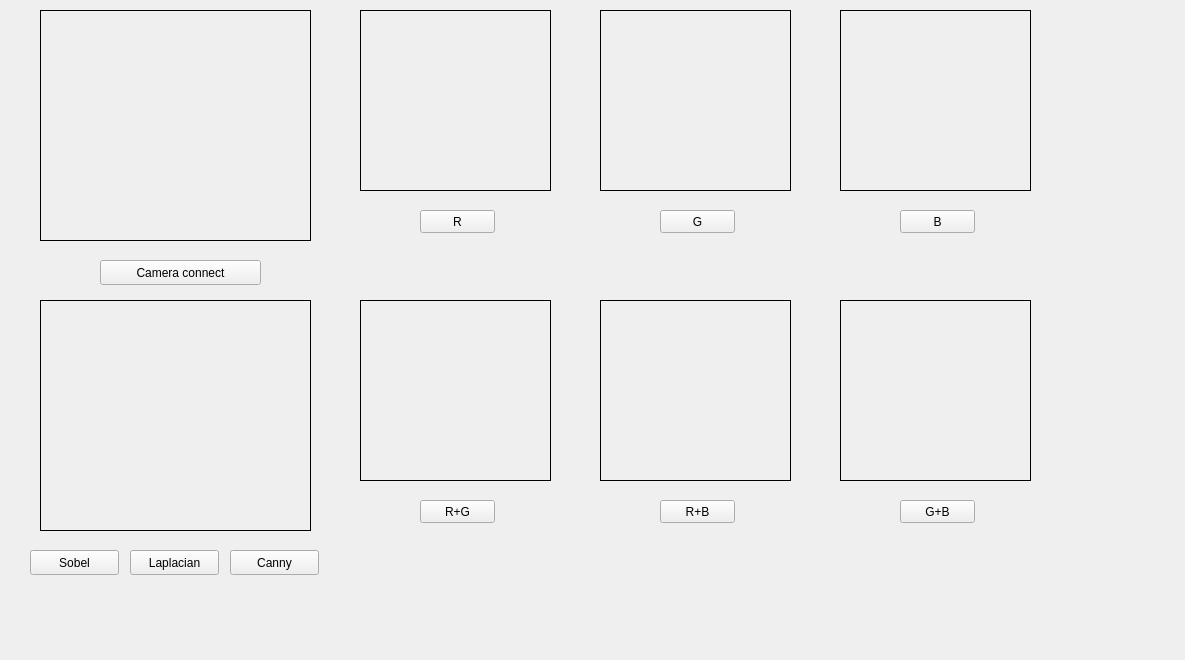
<?xml version="1.0" encoding="UTF-8"?>
<ui version="4.0">
 <class>Form</class>
 <widget class="QWidget" name="Form">
  <property name="geometry">
   <rect>
    <x>0</x>
    <y>0</y>
    <width>1185</width>
    <height>660</height>
   </rect>
  </property>
  <property name="windowTitle">
   <string>Form</string>
  </property>
  <widget class="QPushButton" name="pushButton_3">
   <property name="geometry">
    <rect>
     <x>900</x>
     <y>210</y>
     <width>75</width>
     <height>23</height>
    </rect>
   </property>
   <property name="text">
    <string>B</string>
   </property>
  </widget>
  <widget class="QLabel" name="lbRG">
   <property name="geometry">
    <rect>
     <x>360</x>
     <y>300</y>
     <width>191</width>
     <height>181</height>
    </rect>
   </property>
   <property name="styleSheet">
    <string notr="true">border: 1px solid black</string>
   </property>
   <property name="text">
    <string/>
   </property>
  </widget>
  <widget class="QPushButton" name="pushButton">
   <property name="geometry">
    <rect>
     <x>420</x>
     <y>210</y>
     <width>75</width>
     <height>23</height>
    </rect>
   </property>
   <property name="text">
    <string>R</string>
   </property>
  </widget>
  <widget class="QLabel" name="lbGB">
   <property name="geometry">
    <rect>
     <x>840</x>
     <y>300</y>
     <width>191</width>
     <height>181</height>
    </rect>
   </property>
   <property name="styleSheet">
    <string notr="true">border: 1px solid black</string>
   </property>
   <property name="text">
    <string/>
   </property>
  </widget>
  <widget class="QPushButton" name="pushButton_4">
   <property name="geometry">
    <rect>
     <x>900</x>
     <y>500</y>
     <width>75</width>
     <height>23</height>
    </rect>
   </property>
   <property name="text">
    <string>G+B</string>
   </property>
  </widget>
  <widget class="QLabel" name="lbB">
   <property name="geometry">
    <rect>
     <x>840</x>
     <y>10</y>
     <width>191</width>
     <height>181</height>
    </rect>
   </property>
   <property name="styleSheet">
    <string notr="true">border: 1px solid black</string>
   </property>
   <property name="text">
    <string/>
   </property>
  </widget>
  <widget class="QPushButton" name="pushButton_5">
   <property name="geometry">
    <rect>
     <x>660</x>
     <y>500</y>
     <width>75</width>
     <height>23</height>
    </rect>
   </property>
   <property name="text">
    <string>R+B</string>
   </property>
  </widget>
  <widget class="QLabel" name="lbG">
   <property name="geometry">
    <rect>
     <x>600</x>
     <y>10</y>
     <width>191</width>
     <height>181</height>
    </rect>
   </property>
   <property name="styleSheet">
    <string notr="true">border: 1px solid black</string>
   </property>
   <property name="text">
    <string/>
   </property>
  </widget>
  <widget class="QPushButton" name="pushButton_6">
   <property name="geometry">
    <rect>
     <x>420</x>
     <y>500</y>
     <width>75</width>
     <height>23</height>
    </rect>
   </property>
   <property name="text">
    <string>R+G</string>
   </property>
  </widget>
  <widget class="QLabel" name="lbRB">
   <property name="geometry">
    <rect>
     <x>600</x>
     <y>300</y>
     <width>191</width>
     <height>181</height>
    </rect>
   </property>
   <property name="styleSheet">
    <string notr="true">border: 1px solid black</string>
   </property>
   <property name="text">
    <string/>
   </property>
  </widget>
  <widget class="QLabel" name="lbR">
   <property name="geometry">
    <rect>
     <x>360</x>
     <y>10</y>
     <width>191</width>
     <height>181</height>
    </rect>
   </property>
   <property name="styleSheet">
    <string notr="true">border: 1px solid black</string>
   </property>
   <property name="text">
    <string/>
   </property>
  </widget>
  <widget class="QPushButton" name="pushButton_2">
   <property name="geometry">
    <rect>
     <x>660</x>
     <y>210</y>
     <width>75</width>
     <height>23</height>
    </rect>
   </property>
   <property name="text">
    <string>G</string>
   </property>
  </widget>
  <widget class="QLabel" name="originCam">
   <property name="geometry">
    <rect>
     <x>40</x>
     <y>10</y>
     <width>271</width>
     <height>231</height>
    </rect>
   </property>
   <property name="styleSheet">
    <string notr="true">border: 1px solid black</string>
   </property>
   <property name="text">
    <string/>
   </property>
  </widget>
  <widget class="QPushButton" name="camerabtn">
   <property name="geometry">
    <rect>
     <x>100</x>
     <y>260</y>
     <width>161</width>
     <height>25</height>
    </rect>
   </property>
   <property name="text">
    <string>Camera connect</string>
   </property>
  </widget>
  <widget class="QPushButton" name="cannyBtn">
   <property name="geometry">
    <rect>
     <x>230</x>
     <y>550</y>
     <width>89</width>
     <height>25</height>
    </rect>
   </property>
   <property name="text">
    <string>Canny</string>
   </property>
  </widget>
  <widget class="QPushButton" name="sobelBtn">
   <property name="geometry">
    <rect>
     <x>30</x>
     <y>550</y>
     <width>89</width>
     <height>25</height>
    </rect>
   </property>
   <property name="text">
    <string>Sobel</string>
   </property>
  </widget>
  <widget class="QPushButton" name="laplacianBtn">
   <property name="geometry">
    <rect>
     <x>130</x>
     <y>550</y>
     <width>89</width>
     <height>25</height>
    </rect>
   </property>
   <property name="text">
    <string>Laplacian</string>
   </property>
  </widget>
  <widget class="QLabel" name="edgeCam">
   <property name="geometry">
    <rect>
     <x>40</x>
     <y>300</y>
     <width>271</width>
     <height>231</height>
    </rect>
   </property>
   <property name="styleSheet">
    <string notr="true">border: 1px solid black</string>
   </property>
   <property name="text">
    <string/>
   </property>
  </widget>
 </widget>
 <resources/>
 <connections/>
</ui>
